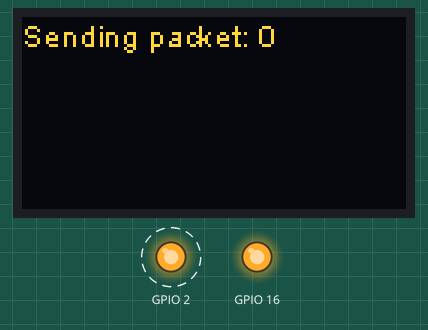
The sketch below on a simulated ESP32. Parts: 128×64 one-colour display, output pins drawn as LEDs (lit = HIGH). Dashed ring = blinking. The OLED is the two-colour kind (top 16 rows yellow); no radio packets arrive unless stated; what the sketch prints to the serial monitor is not drawn.

Above: at 1.7 s.
At 10.0 s:
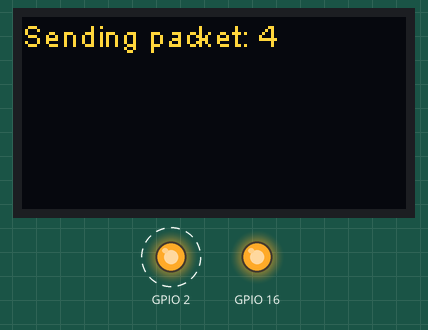
At 16.2 s:
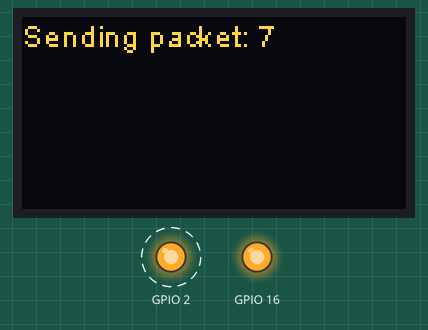
At 38.0 s:
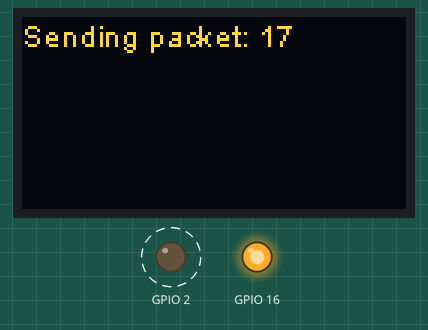
Timing chart, 0 to 40.0 s (numbered marks = the images above):
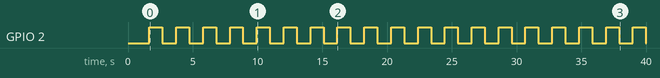

The sketch:

LoRaSenderOLED.ino
```cpp
#include "SSD1306.h"
#include <SPI.h>
#include <LoRa.h>

#define SCK 5 // GPIO5 - SX1278's SCK
#define MISO 19 // GPIO19 - SX1278's MISO
#define MOSI 27 // GPIO27 - SX1278's MOSI
#define SS 18 // GPIO18 - SX1278's CS chip select
#define RST 14 // GPIO14 - SX1278's RESET
#define DI0 26 // GPIO26 - SX1278's IRQ (interrupt request)
#define BAND 868E6 // 915E6

unsigned int counter = 0;

String rssi = "RSSI -";
String packSize = "-";
String packet;


SSD1306 display (0x3c, 4, 15);

void draw_msg(String msg, int line) {
  int spacing = line * 15;
  display.drawString (0, spacing, msg);
}


void setup () {
  pinMode (16, OUTPUT);
  pinMode (2, OUTPUT);

  digitalWrite (16, LOW); // set GPIO16 low to reset OLED
  delay (50);
  digitalWrite (16, HIGH); // while OLED is running, GPIO16 must go high

  Serial.begin (9600);
  while (! Serial);
  Serial.println ();
  Serial.println ("LoRa Sender Test");

  SPI.begin (SCK, MISO, MOSI, SS);
  LoRa.setPins (SS, RST, DI0);
  if (! LoRa.begin (BAND)) {
    Serial.println ("Starting LoRa failed!");
    while (1);
  }
  //LoRa.onReceive(cbk);
// LoRa.receive ();
  Serial.println ("init ok");
  display.init ();
  display.flipScreenVertically ();
  display.setFont (ArialMT_Plain_10);
  delay (1500);
}


void loop () {
  display.clear();
  String message = "Sending packet: " + String(counter);
  draw_msg(message, 0);
  display.display();

  // send packet
  LoRa.beginPacket ();
  LoRa.print ("hello");
  LoRa.print (counter);
  LoRa.endPacket ();

  counter ++;
  digitalWrite (2, HIGH); // turn the LED on (HIGH is the voltage level)
  delay (1000); // wait for a second
  digitalWrite (2, LOW); // turn the LED off by making the voltage LOW
  delay (1000); // wait for a second
}
```

Measured:
- by itself, GPIO 2: alternates HIGH for 1.0 s and LOW for 1.1 s
- what the display in image 0 shows lasts 2.1 s, from 1.6 s to 3.7 s
